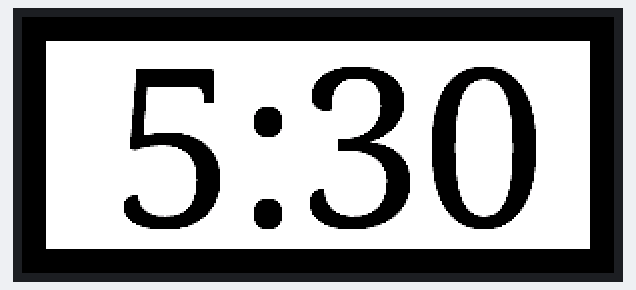
A sketch run on a simulated Arduino Uno, built for the host (arithmetic inside an expression is 32-bit, double 64-bit). Parts: 296×128 colour display.

Above: at 2.3 s.

The sketch:

MAGTAG-Font-Smoothing.ino
```cpp
#include <GxEPD2_4G_4G.h>
#include "fonts/NotoSerif_Regular56pt7bGrey.h"

GxEPD2_4G_4G<GxEPD2_290_T5, GxEPD2_290_T5::HEIGHT> display(GxEPD2_290_T5(8, 7, 6, 5)); // GDEW029T5
#define DISP_W 296
#define DISP_H 128

void setup() {
  String str = "5:30";
  int16_t x, y;
  uint16_t w, h;

  display.init(115200);
  display.setRotation(3);
  display.setFont(&NotoSerif_Regular56pt7bGrey[0]);
  display.getTextBounds(str, 0, 0, &x, &y, &w, &h);

  display.setFullWindow();
  display.firstPage();
  do {
      display.fillRect(0, 0, DISP_W, DISP_H, GxEPD_BLACK);
      display.fillRect(12, 12, DISP_W-2*12, DISP_H-2*12, GxEPD_WHITE);
      for (int i = 2; i >= 0; --i) {
        display.setTextColor((i==2) ? GxEPD_LIGHTGREY :
                             (i==1) ? GxEPD_DARKGREY :
                                      GxEPD_BLACK);
        display.setFont(&NotoSerif_Regular56pt7bGrey[i]);
        display.setCursor((DISP_W - w)/2, (DISP_H + h)/2); // center text
        display.print(str);
      }
  } while (display.nextPage());
  display.hibernate();
}

void loop() {
  delay(60000);
  display.setFullWindow();
  display.firstPage();
  do {
      display.fillScreen(GxEPD_WHITE);
  } while (display.nextPage());
  display.hibernate();
  display.powerOff();
}
```

Source omitted: ar56pt7bGrey.h (data table, 98280 bytes)
